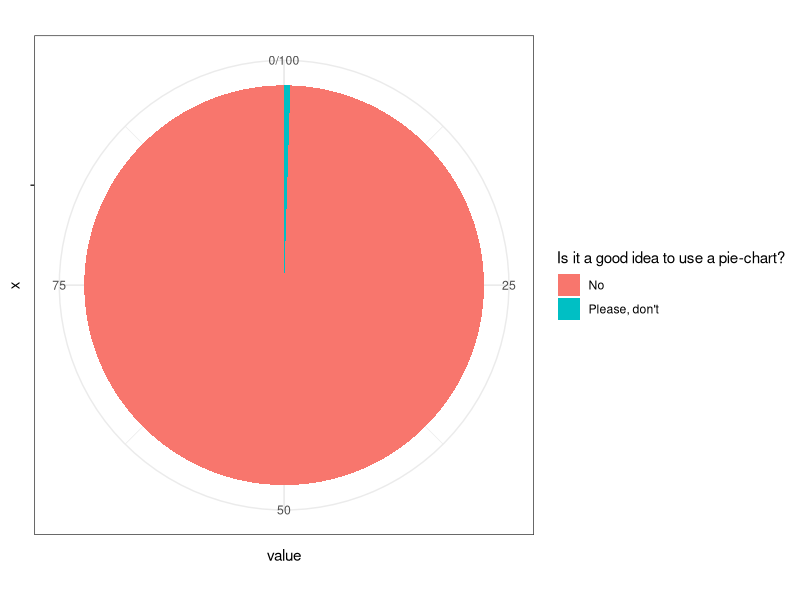

Here is the R script that generated this plot:
## ---- chunk 1
knitr::opts_chunk$set(echo = FALSE)
## ---- chunk 2
library(ggplot2)
library(tidyverse)
## ---- chunk 3
value <- c(99.5, 0.5)
group <- c("No", "Please, don't")
work <- tibble(value, group)

ggplot(work, aes(x = "", y = value, fill = group)) +
  geom_bar(stat = "identity", width = 1) +
  coord_polar("y", start = 0) +
  labs(fill = "Is it a good idea to use a pie-chart?") +
  theme(legend.position = "top") +
  theme_bw() +
  scale_color_manual(values = c("red", "blue"))
